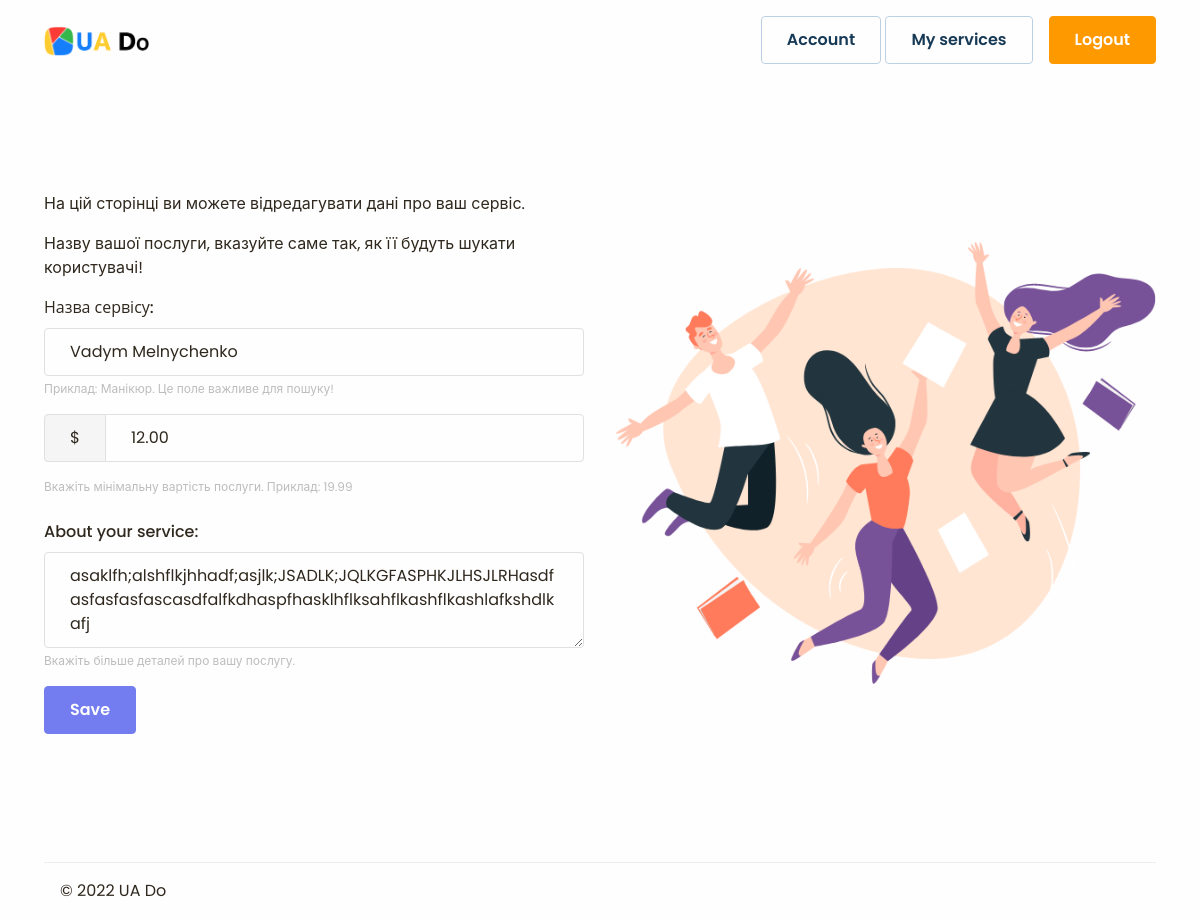
The app's page /edit-service/1 (signed in) with its own data.
### beauty/models.py (models this page shows)
class ServiceType(models.Model):
    name = models.CharField(verbose_name='Service', max_length=64)
    price = models.DecimalField(max_digits=6, decimal_places=2, default=1.0)
    description = models.TextField()
    owner = models.ForeignKey('Business', on_delete=models.CASCADE)

### website/views.py (the view)
# urls.py: path('edit-service/<int:id>', views.edit_service, name='edit_service'),
def edit_service(request, id):
    if not request.user.is_authenticated:
        return HttpResponseRedirect(reverse(login_view))
    data = ServiceType.objects.get(pk=id)
    if request.POST:
        form = ServiceTypeForm(request.POST, instance=data)
        if form.is_valid():
            data.save()
            return HttpResponseRedirect(reverse(services_view))
    return render(request, 'website/edit-service.html', context={
        'service_data': ServiceTypeForm(instance=data)})

### website/forms.py
class ServiceTypeForm(ModelForm):
    class Meta:
        model = ServiceType
        exclude = ('owner',)

### website/templates/website/edit-service.html (shortened to what this page needs)
{% extends 'website/base.html' %}
{% load static %}
{% block content %}
<section class="pt-7">
    <div class="container">
        <div class="row align-items-center">
            <div class="col-md-6 text-md-start text-center py-6">
                <div>
                    <p>На цій сторінці ви можете відредагувати дані про ваш сервіс.</p>
                    <p>Назву вашої послуги, вказуйте саме так, як її будуть шукати користувачі!</p>
                </div>
                <form action="" method="post">
                    <div class="mb-3">
                        <label for="exampleFormControlInput1" class="form-label">Назва сервісу:</label>
                        <input name="{{ service_data.name.name }}" type="text" class="form-control"
                               id="exampleFormControlInput1" value="{{ service_data.name.value }}">
                        <div id="emailHelp" class="form-text">Приклад: Манікюр. Це поле важливе для пошуку!</div>
                    </div>
                    <div class="input-group mb-3">
                        <span class="input-group-text" id="basic-addon1">$</span>
                        <input name="{{ service_data.price.name }}" type="number" step=".01" min="0"
                               class="form-control"
                               value="{{ service_data.price.value }}"
                               aria-label="Username"
                               aria-describedby="basic-addon1">
                    </div>
                    <div class="form-text">Вкажіть мінімальну вартість послуги. Приклад: 19.99</div>
                    <br>
                    <div class="mb-3">
                        <label for="exampleFormControlTextarea1" class="form-label">About your service:</label>
                        <textarea name="{{ service_data.description.name }}" class="form-control"
                                  id="exampleFormControlTextarea1" rows="3">{{ service_data.description.value }}</textarea>
                        <div class="form-text">Вкажіть більше деталей про вашу послугу.</div>
                    </div>
                    <button type="submit" class="btn btn-primary">Save</button>
                </form>
            </div>
            <div class="col-md-6 text-end">
                <img class="pt-7 pt-md-0 img-fluid" src="{% static 'website/assets/img/hero/hero-img.png' %}" alt=""/>
            </div>
        </div>
    </div>
</section>
{% endblock %}

### records on screen
ServiceType: name "Vadym Melnychenko", price "12.00", description "asaklfh;alshflkjhhadf;asjlk;JSADLK;JQLKGFASPHKJLHSJLRHasdfasfasfasfascasdfalfkdhaspfhasklhflksahflkashflkashlafkshdlkafj"
